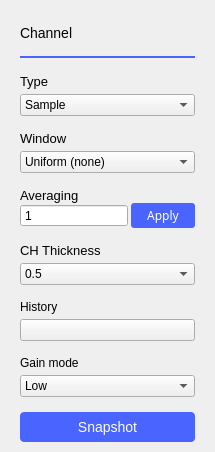
             <widget class="QWidget" name="channelSettings">
              <layout class="QVBoxLayout" name="verticalLayout_4">
               <property name="spacing">
                <number>15</number>
               </property>
               <property name="leftMargin">
                <number>20</number>
               </property>
               <property name="topMargin">
                <number>25</number>
               </property>
               <property name="rightMargin">
                <number>20</number>
               </property>
               <property name="bottomMargin">
                <number>0</number>
               </property>
               <item>
                <widget class="QLabel" name="channelSettingsTitle">
                 <property name="styleSheet">
                  <string notr="true"> color: black;
    font-size: 14px;
    font-weight: normal;</string>
                 </property>
                 <property name="text">
                  <string>Channel</string>
                 </property>
                </widget>
               </item>
               <item>
                <widget class="Line" name="lineChannelSettingsTitle">
                 <property name="minimumSize">
                  <size>
                   <width>0</width>
                   <height>0</height>
                  </size>
                 </property>
                 <property name="maximumSize">
                  <size>
                   <width>16777215</width>
                   <height>16777215</height>
                  </size>
                 </property>
                 <property name="styleSheet">
                  <string notr="true">color: #4A64FF;</string>
                 </property>
                 <property name="frameShadow">
                  <enum>QFrame::Plain</enum>
                 </property>
                 <property name="lineWidth">
                  <number>2</number>
                 </property>
                 <property name="orientation">
                  <enum>Qt::Horizontal</enum>
                 </property>
                </widget>
               </item>
               <item>
                <layout class="QVBoxLayout" name="verticalLayout_10">
                 <property name="spacing">
                  <number>5</number>
                 </property>
                 <property name="topMargin">
                  <number>0</number>
                 </property>
                 <item>
                  <widget class="QLabel" name="label_type">
                   <property name="styleSheet">
                    <string notr="true"> font-size: 13px;</string>
                   </property>
                   <property name="text">
                    <string>Type</string>
                   </property>
                  </widget>
                 </item>
                 <item>
                  <widget class="QComboBox" name="comboBox_type">
                   <item>
                    <property name="text">
                     <string>Sample</string>
                    </property>
                   </item>
                   <item>
                    <property name="text">
                     <string>and other types</string>
                    </property>
                   </item>
                  </widget>
                 </item>
                </layout>
               </item>
               <item>
                <layout class="QVBoxLayout" name="verticalLayout_11">
                 <property name="spacing">
                  <number>5</number>
                 </property>
                 <property name="topMargin">
                  <number>0</number>
                 </property>
                 <item>
                  <widget class="QLabel" name="label_window">
                   <property name="styleSheet">
                    <string notr="true"> font-size: 13px;</string>
                   </property>
                   <property name="text">
                    <string>Window</string>
                   </property>
                  </widget>
                 </item>
                 <item>
                  <widget class="QComboBox" name="comboBox_window">
                   <item>
                    <property name="text">
                     <string>Uniform (none)</string>
                    </property>
                   </item>
                   <item>
                    <property name="text">
                     <string>and others windows</string>
                    </property>
                   </item>
                  </widget>
                 </item>
                </layout>
               </item>
               <item>
                <layout class="QGridLayout" name="gridLayout_6">
                 <property name="topMargin">
                  <number>0</number>
                 </property>
                 <property name="horizontalSpacing">
                  <number>3</number>
                 </property>
                 <property name="verticalSpacing">
                  <number>0</number>
                 </property>
                 <item row="0" column="0">
                  <widget class="QLabel" name="label_averaging">
                   <property name="sizePolicy">
                    <sizepolicy hsizetype="Preferred" vsizetype="Fixed">
                     <horstretch>0</horstretch>
                     <verstretch>0</verstretch>
                    </sizepolicy>
                   </property>
                   <property name="styleSheet">
                    <string notr="true"> font-size: 13px;</string>
                   </property>
                   <property name="text">
                    <string>Averaging</string>
                   </property>
                  </widget>
                 </item>
                 <item row="1" column="0">
                  <widget class="QSpinBox" name="spinBox_averaging">
                   <property name="styleSheet">
                    <string notr="true">font-size: 14px;
height:24px;
color: white;
border: 0px;
border-bottom: 1px solid rgba(255,255,255,100);


QSpinBox[invalid=true] {
border-color: red;
}
QSpinBox[valid=true] {
border-color: green;
}</string>
                   </property>
                   <property name="buttonSymbols">
                    <enum>QAbstractSpinBox::NoButtons</enum>
                   </property>
                   <property name="keyboardTracking">
                    <bool>false</bool>
                   </property>
                   <property name="minimum">
                    <number>1</number>
                   </property>
                   <property name="maximum">
                    <number>10000</number>
                   </property>
                  </widget>
                 </item>
                 <item row="1" column="1">
                  <widget class="QPushButton" name="btnApply">
                   <property name="sizePolicy">
                    <sizepolicy hsizetype="Fixed" vsizetype="Fixed">
                     <horstretch>0</horstretch>
                     <verstretch>0</verstretch>
                    </sizepolicy>
                   </property>
                   <property name="minimumSize">
                    <size>
                     <width>64</width>
                     <height>25</height>
                    </size>
                   </property>
                   <property name="styleSheet">
                    <string notr="true">QPushButton {
color: white;
background-color: #4a64ff;
font-family:  14pt;
border-width: 0px;
border-radius: 3px;
min-width: 64px;
}
QPushButton:disabled {
background-color: grey;
}
QPushButton:pressed {
background-color: #F45000;
}

QPushButton:enabled:!pressed { background-color: #4a64ff; }
QPushButton[valid=true]:enabled:!pressed { background-color: #4a64ff; }
QPushButton[invalid=true]:enabled:!pressed { background-color: #4a64ff; }
QPushButton:pressed {
background-color: #4a64ff;
}
QPushButton:hover
{
	 background-color: #4a34ff;
}</string>
                   </property>
                   <property name="text">
                    <string>Apply</string>
                   </property>
                  </widget>
                 </item>
                </layout>
               </item>
               <item>
                <layout class="QVBoxLayout" name="verticalLayout_13">
                 <property name="spacing">
                  <number>5</number>
                 </property>
                 <property name="topMargin">
                  <number>0</number>
                 </property>
                 <item>
                  <widget class="QLabel" name="label_thickness">
                   <property name="styleSheet">
                    <string notr="true"> font-size: 13px;</string>
                   </property>
                   <property name="text">
                    <string>CH Thickness</string>
                   </property>
                  </widget>
                 </item>
                 <item>
                  <widget class="QComboBox" name="comboBox_line_thickness">
                   <item>
                    <property name="text">
                     <string>0.5</string>
                    </property>
                   </item>
                   <item>
                    <property name="text">
                     <string>1</string>
                    </property>
                   </item>
                   <item>
                    <property name="text">
                     <string>1.5</string>
                    </property>
                   </item>
                   <item>
                    <property name="text">
                     <string>2</string>
                    </property>
                   </item>
                   <item>
                    <property name="text">
                     <string>2.5</string>
                    </property>
                   </item>
                   <item>
                    <property name="text">
                     <string>3</string>
                    </property>
                   </item>
                   <item>
                    <property name="text">
                     <string>3.5</string>
                    </property>
                   </item>
                   <item>
                    <property name="text">
                     <string>4</string>
                    </property>
                   </item>
                   <item>
                    <property name="text">
                     <string>4.5</string>
                    </property>
                   </item>
                   <item>
                    <property name="text">
                     <string>5</string>
                    </property>
                   </item>
                  </widget>
                 </item>
                </layout>
               </item>
               <item>
                <layout class="QVBoxLayout" name="verticalLayout_15">
                 <property name="spacing">
                  <number>5</number>
                 </property>
                 <property name="topMargin">
                  <number>0</number>
                 </property>
                 <item>
                  <widget class="QLabel" name="lbl_history">
                   <property name="text">
                    <string>History</string>
                   </property>
                  </widget>
                 </item>
                 <item>
                  <widget class="adiscope::CustomSwitch" name="btnHistory">
                   <property name="text">
                    <string/>
                   </property>
                  </widget>
                 </item>
                </layout>
               </item>
               <item>
                <layout class="QVBoxLayout" name="verticalLayout_12">
                 <property name="spacing">
                  <number>5</number>
                 </property>
                 <property name="bottomMargin">
                  <number>0</number>
                 </property>
                 <item>
                  <widget class="QLabel" name="label_7">
                   <property name="text">
                    <string>Gain mode</string>
                   </property>
                  </widget>
                 </item>
                 <item>
                  <widget class="QComboBox" name="cmbGainMode">
                   <property name="currentText">
                    <string>Low</string>
                   </property>
                   <item>
                    <property name="text">
                     <string>Low</string>
                    </property>
                   </item>
                   <item>
                    <property name="text">
                     <string>High</string>
                    </property>
                   </item>
                  </widget>
                 </item>
                </layout>
               </item>
               <item>
                <widget class="QPushButton" name="btnSnapshot">
                 <property name="styleSheet">
                  <string notr="true">QPushButton{
  width: 175px;
  height: 30px;
  border-radius: 4px;
  background-color: #4a64ff;
  
  font-size: 14px;
  font-weight: normal;
  font-style: normal;
  text-align: center;
  color: #ffffff;
}


QPushButton:disabled {
  background-color: grey;
  color:white;
}

QPushButton:pressed {
  background-color: #2a44df;
}

QPushButton:hover {
	background-color: #4a34ff;
}</string>
                 </property>
                 <property name="text">
                  <string>Snapshot</string>
                 </property>
                </widget>
               </item>
               <item>
                <spacer name="verticalSpacer_4">
                 <property name="orientation">
                  <enum>Qt::Vertical</enum>
                 </property>
                 <property name="sizeHint" stdset="0">
                  <size>
                   <width>10</width>
                   <height>10</height>
                  </size>
                 </property>
                </spacer>
               </item>
               <item>
                <spacer name="verticalSpacer_3">
                 <property name="orientation">
                  <enum>Qt::Vertical</enum>
                 </property>
                 <property name="sizeType">
                  <enum>QSizePolicy::Fixed</enum>
                 </property>
                 <property name="sizeHint" stdset="0">
                  <size>
                   <width>10</width>
                   <height>0</height>
                  </size>
                 </property>
                </spacer>
               </item>
              </layout>
             </widget>
